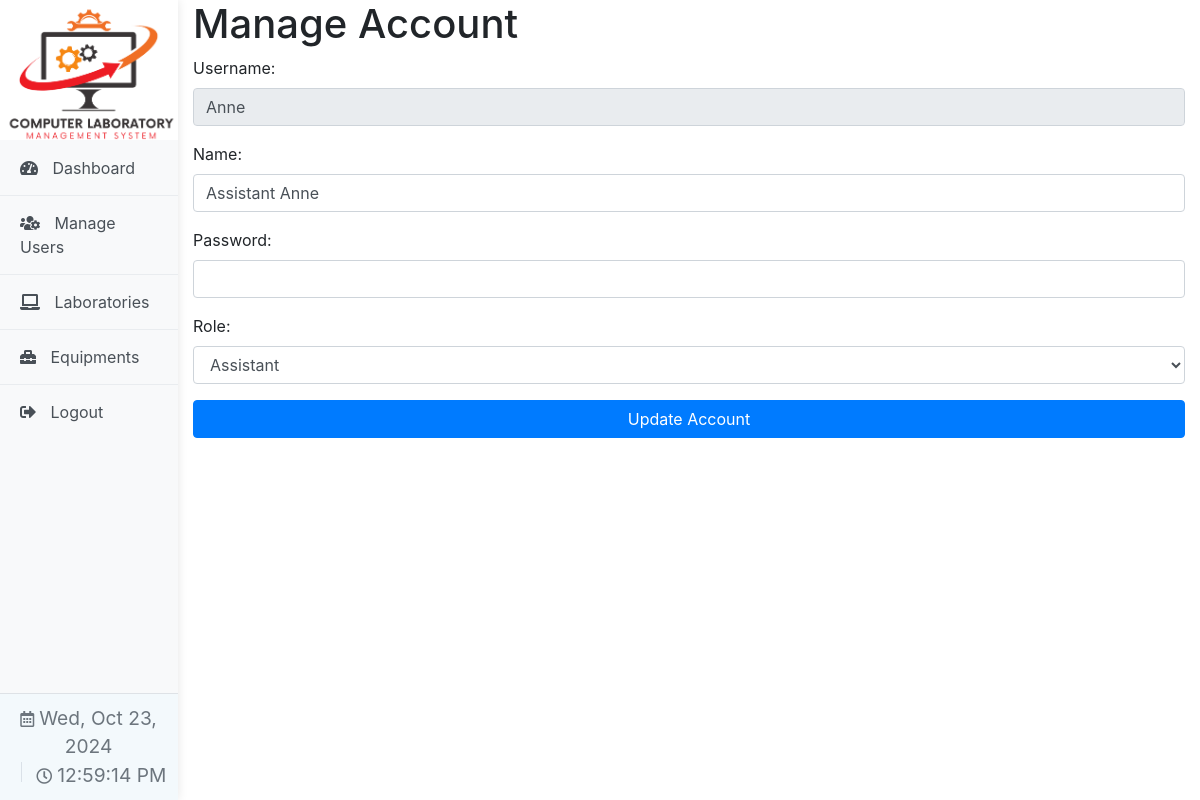
/admin/manage_account.php (signed in), run on the app's committed database.
### tables this page shows
CREATE TABLE `users` (
  `id` int(11) NOT NULL,
  `username` varchar(50) NOT NULL,
  `name` varchar(50) NOT NULL,
  `password` varchar(255) NOT NULL,
  `role` enum('admin','assistant') NOT NULL,
  `picture` varchar(255) DEFAULT NULL
);

### admin/manage_account.php (the view, shortened to what this page needs)
<?php
include '../includes/db.php';
$username = $_SESSION['username'];
$query = $conn->prepare("SELECT * FROM users WHERE username = ?");
$query->bind_param("s", $username);
$query->execute();
$result = $query->get_result();
$currentUser = $result->fetch_assoc();
$roles = ['admin', 'assistant'];
$selectedUser = $currentUser;
?>
<!DOCTYPE html>
<html lang="en">
<head>
    <link rel="stylesheet" href="https://stackpath.bootstrapcdn.com/bootstrap/4.5.2/css/bootstrap.min.css">
    <link rel="stylesheet" href="../css/styles.css">
    <link rel="stylesheet" href="https://cdnjs.cloudflare.com/ajax/libs/font-awesome/5.15.3/css/all.min.css">
    <link rel="stylesheet" href="../css/sidebar.css">
</head>
<body>
    <?php include '../includes/sidebar.php'; ?>
    <div class="content container-fluid dashboard-container">
        <h1>Manage Account</h1>
        <form action="update_account.php" method="POST">
            <div class="form-group">
                <label for="username">Username:</label>
                <input type="text" id="username" name="username" class="form-control" value="<?php echo htmlspecialchars($selectedUser['username']); ?>" readonly>
            </div>
            <div class="form-group">
                <label for="name">Name:</label>
                <input type="text" id="name" name="name" class="form-control" value="<?php echo htmlspecialchars($selectedUser['name']); ?>">
            </div>
            <div class="form-group">
                <label for="password">Password:</label>
                <input type="password" id="password" name="password" class="form-control" value="">
            </div>
            <div class="form-group">
                <label for="role">Role:</label>
                <select id="role" name="role" class="form-control">
                    <?php foreach ($roles as $role): ?>
                        <option value="<?php echo $role; ?>" <?php if ($selectedUser['role'] == $role) echo 'selected'; ?>>
                            <?php echo ucfirst($role); ?>
                        </option>
                    <?php endforeach; ?>
                </select>
            </div>
            <button type="submit" class="btn btn-primary">Update Account</button>
        </form>
    </div>
</body>
</html>

### css/styles.css (style rules this page uses)
body { background-color: #f8f9fa; font-family: Arial, sans-serif; }
form input, form select, form button { display: block; width: 100%; margin-bottom: 10px; padding: 10px; border: 1px solid #ddd; border-radius: 4px; }
form button { background-color: #28a745; color: #fff; border: none; cursor: pointer; }

### css/sidebar.css (style rules this page uses)
body { display: flex; }

### includes/sidebar.php (style rules this page uses)
body { display: flex; margin: 0; }

### data on the page
users: username "Anne", name "Assistant Anne", role "Assistant"
